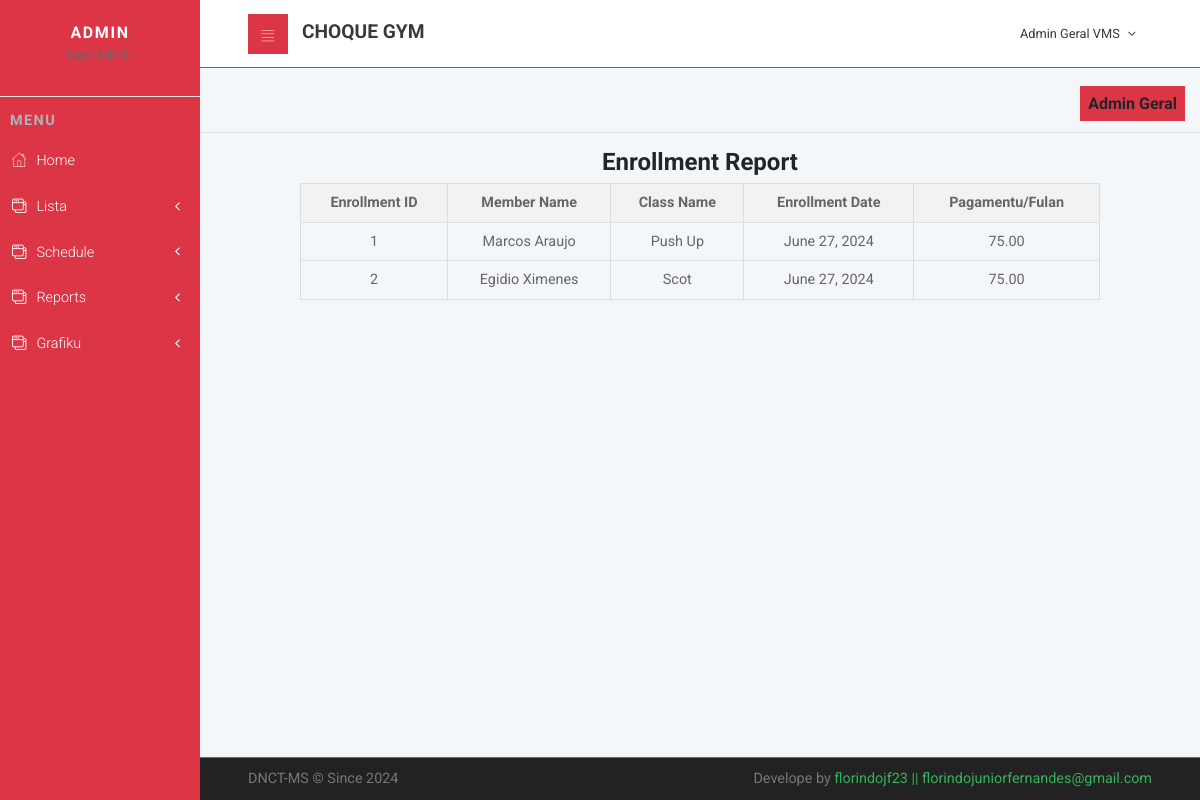
Page /reports/enrollments/ (signed in) on the earlier database version.
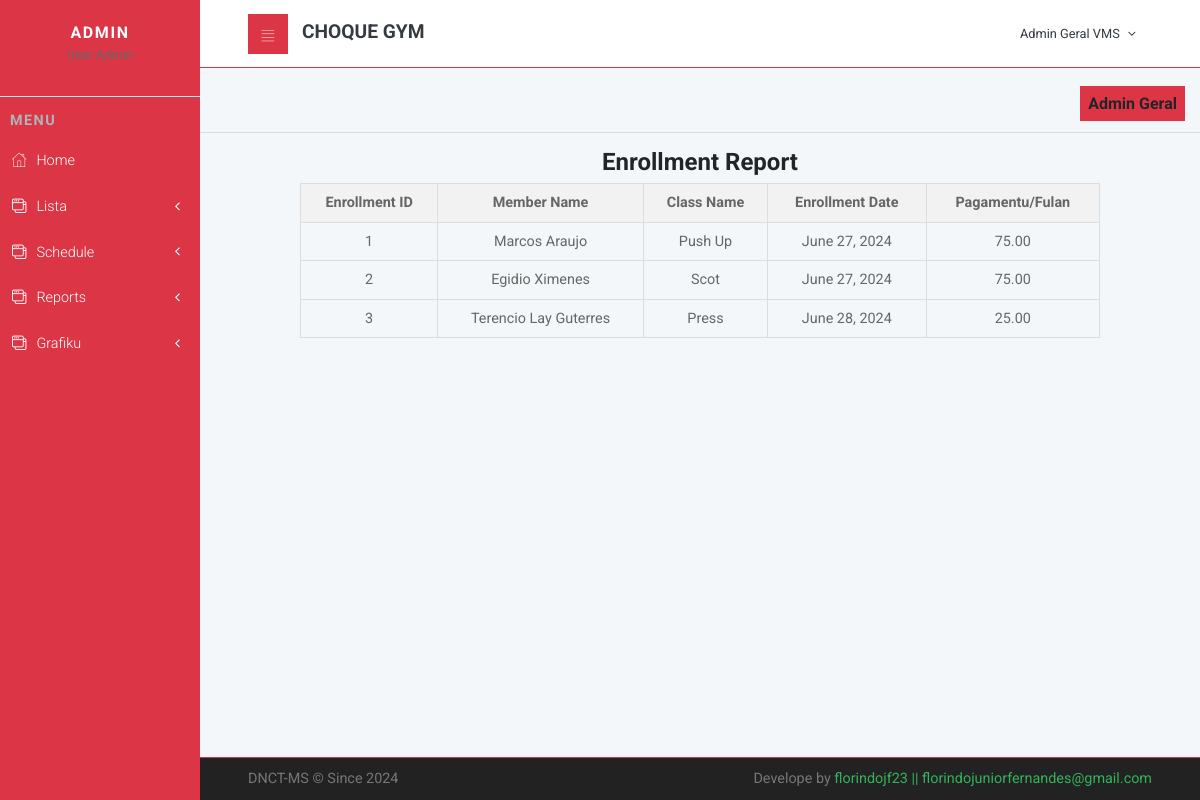
Same page on the later database version.
### cliente/models.py (models this page shows, shortened)
class Enrollment(models.Model):
    member = models.ForeignKey(Member, on_delete=models.CASCADE)
    gym_class = models.ForeignKey(GymClass, on_delete=models.CASCADE)
    enrollment_date = models.DateField(auto_now_add=True)
    def get_total_payment(self):
        duration_in_months = self.member.get_duration_in_months()
        if duration_in_months is not None:
            return duration_in_months * self.gym_class.payment_per_month
        else:
            return None

class Member(models.Model):
    nu_id = models.CharField(max_length=20,unique=True,null=True)
    naran = models.CharField(max_length=200,null=True)
    sexo = models.CharField(choices=[('Mane','Mane'),('Feto','Feto')],max_length=10,null=True,blank=True)
    naturalidade = models.CharField(max_length=200,null=True,blank=True)
    data_moris = models.DateField(null=True)
    join_date = models.DateField(auto_now_add=True)
    end_date = models.DateField(null=True)
    enderesu = models.CharField(max_length=200,null=True,blank=True)
    municipio = models.ForeignKey(Municipality, on_delete=models.CASCADE,null=True,blank=True)
    status = models.CharField(choices=[('Solteiru/a','Solteiru/a'),('Marridu/a','Marridu/a')],max_length=10,null=True,blank=True)
    phone = models.CharField(max_length=200,null=True)
    email = models.EmailField(max_length=200,null=True,blank=True)
    fotografia = models.ImageField(upload_to='images/',null=True, blank=True)
    documentos = models.FileField(upload_to='CV/', null=True, blank=True)
    def get_duration_in_months(self):
        if self.end_date:
            delta = relativedelta(self.end_date, self.join_date)
            return delta.years * 12 + delta.months
        else:
            return None

class GymClass(models.Model):
    name = models.CharField(max_length=100)
    description = models.TextField()
    start_time = models.TimeField()
    end_time = models.TimeField()
    days_of_week = models.CharField(max_length=150)
    payment_per_month = models.DecimalField(max_digits=6, decimal_places=2, default=25.00)

### main/views.py (the view)
# urls.py: path('reports/enrollments/', views.enrollment_report, name='enrollment_report'),
@login_required
def enrollment_report(request):
    enrollments = Enrollment.objects.select_related('member', 'gym_class').all()
    return render(request, 'main/enrollment_report.html', {'enrollments': enrollments})

### main/templates/main/enrollment_report.html
{% extends 'main/layout.html' %}
{% load static %}
{% load crispy_forms_tags %}
{% block content %}
<div style="text-align: center;">
    <h1>Enrollment Report</h1>
    <table style="margin: auto; width: 80%; border-collapse: collapse; border: 1px solid #ddd;">
        <thead>
            <tr style="background-color: #f2f2f2;">
                <th style="border: 1px solid #ddd; padding: 8px;">Enrollment ID</th>
                <th style="border: 1px solid #ddd; padding: 8px;">Member Name</th>
                <th style="border: 1px solid #ddd; padding: 8px;">Class Name</th>
                <th style="border: 1px solid #ddd; padding: 8px;">Enrollment Date</th>
                <th style="border: 1px solid #ddd; padding: 8px;">Pagamentu/Fulan</th>
            </tr>
        </thead>
        <tbody>
            {% for enrollment in enrollments %}
            <tr>
                <td style="border: 1px solid #ddd; padding: 8px;">{{ enrollment.id }}</td>
                <td style="border: 1px solid #ddd; padding: 8px;">{{ enrollment.member.naran }}</td>
                <td style="border: 1px solid #ddd; padding: 8px;">{{ enrollment.gym_class.name }}</td>
                <td style="border: 1px solid #ddd; padding: 8px;">{{ enrollment.enrollment_date }}</td>
                <td style="border: 1px solid #ddd; padding: 8px;">{{ enrollment.get_total_payment }}</td>
            </tr>
            {% empty %}
            <tr>
                <td colspan="4" style="border: 1px solid #ddd; padding: 8px;">No enrollments found.</td>
            </tr>
            {% endfor %}
        </tbody>
    </table>
</div>
{% endblock %}

Differences in the rows shown:
added Enrollment: id "3", member.naran "Terencio Lay Guterres", gym_class.name "Press", enrollment_date "June 28, 2024", get_total_payment "25.00"
